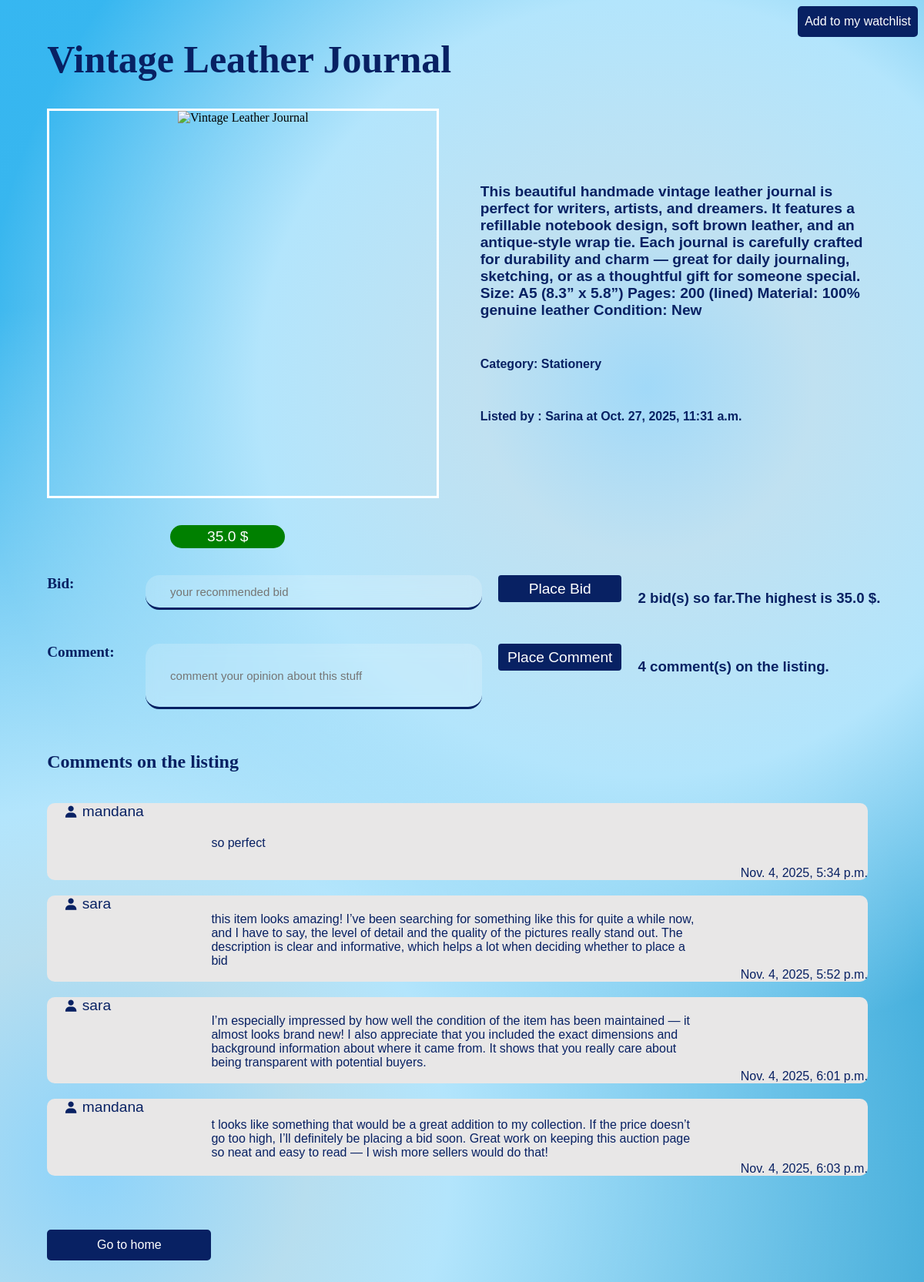
/auctions/6/Vintage Leather Journal, run on the app's committed database.
### auctions/models.py (models this page shows, shortened)
class List_Auctions(models.Model):
    user = models.ForeignKey(User, on_delete=models.CASCADE, related_name='List_Auctions')
    title = models.CharField(max_length=100)
    description = models.TextField()
    start_bid = models.FloatField()
    number_of_bids = models.IntegerField(default=0)
    photo = models.URLField(max_length=500, blank=True, null=True)
    photo_file = models.ImageField(upload_to='auction_photos/', blank=True, null=True)
    category = models.CharField(max_length=100, blank=True, null=True)
    winner = models.ForeignKey(User, on_delete=models.SET_NULL, blank=True, null=True)
    start_date = models.DateTimeField()
    end_date = models.DateTimeField(blank=True, null=True)
    active = models.BooleanField(default=True)

class User(AbstractUser):
    pass

class Comment(models.Model):
    user = models.ForeignKey(User, on_delete=models.SET_NULL, related_name='Comments', null=True, blank=True)
    author_name = models.CharField(max_length=100)
    auction = models.ForeignKey(List_Auctions, on_delete=models.CASCADE, related_name='Comments', blank=True, null=True)
    text = models.TextField()
    written_at = models.DateTimeField()

### auctions/views.py (the view)
# urls.py: path("auctions/<int:auction_id>/<str:auction_title>", views.show_auctions, name="show_auctions"),
def show_auctions(request, auction_id, auction_title):
    owner_of_auction = False
    in_watchlist_items = False
    requested_auction = List_Auctions.objects.get(pk=auction_id, title=auction_title)
    if request.user.is_authenticated:
        if request.user == requested_auction.user:
            owner_of_auction = True
        watchlist = Watchlist.objects.get(user=request.user)
        if requested_auction.Watchlist_Items.filter(watchlist=watchlist, auction=requested_auction).exists():
            in_watchlist_items = True
    return render(request, 'auctions/auction.html',
                  {"requested_auction": requested_auction,
                   "owner_of_auction": owner_of_auction,
                   "in_watchlist_items": in_watchlist_items})

### auctions/templates/auctions/auction.html (shortened to what this page needs)
{% load static %}
<!DOCTYPE html>
<html lang="en" xmlns="http://www.w3.org/1999/html">
<head>
    <link rel="stylesheet" href="{% static 'auctions/auction_page.css' %}">
    <link href="https://unpkg.com/boxicons@2.1.4/css/boxicons.min.css" rel="stylesheet"/>
</head>
<body>
<form class="watchlist_link_container" action="{% url 'watchlist_add_or_delete' requested_auction.id %}"
      method="POST">
    {% if in_watchlist_items %}
        <input class="watchlist_change" type="submit" value="Remove from my watchlist">
    {% else %}
        <input class="watchlist_change" type="submit" value="Add to my watchlist">
    {% endif %}
</form>
<div class="auction_info">
    <div class="title">{{ requested_auction.title }}</div>
    <div class="photo_and_desc_container">
        <div class="photo"><img src="{{ requested_auction.photo }}" alt="{{ requested_auction.title }}"></div>
        <div class="category_and_description">
            <div class="description">{{ requested_auction.description }}</div>
            {% if requested_auction.category %}
                <div class="category">Category: {{ requested_auction.category }}</div>
            {% endif %}
            <div class="auction_user_and_time">Listed by : {{ requested_auction.user }}
                at {{ requested_auction.start_date }}
            </div>
        </div>
    </div>
    <div class="current_bid"><p class="money">{{ requested_auction.start_bid }} $</p></div>
    {% if requested_auction.active %}
        <div class="auction_bid_and_comment">
            <form class="bid_container" action="{% url 'place_bid' requested_auction.id %}" method="POST">
                <label class="labels_bid_comment" for="bid">Bid: </label>
                <input class="bid" type="number" placeholder="your recommended bid" name="bid">
                <input class="place_button" type="submit" value="Place Bid" name="placing_bid">
                <h3 class="status">{{ requested_auction.number_of_bids }} bid(s) so far.The highest
                    is {{ requested_auction.start_bid }} $. </h3>
            </form>
            <form class="comment_container" action="{% url 'place_comment' requested_auction.id %}" method="POST">
                <label class="labels_bid_comment" for="comment">Comment: </label>
                <input class="comment" type="text" placeholder="comment your opinion about this stuff" name="comment">
                <input class="place_button" type="submit" value="Place Comment" name="placing_comment">
                <h3 class="status"> {{ requested_auction.Comments.count }} comment(s) on the listing. </h3>
            </form>
        </div>
    {% endif %}
    <div class="auction_comments">
        <h2 style="color: #082163">Comments on the listing</h2>
        {% if requested_auction.Comments.all %}
            {% for comment in requested_auction.Comments.all %}
                <div class="each_comment">
                    {% if comment.user %}
                        <div class="comment_author"><i class="bx bxs-user"></i>{{ comment.author_name }}</div>
                    {% else %}
                        <div class="comment_author"><i class="bx bxs-user"></i>Deleted account</div>
                    {% endif %}
                    <div class="comment_text">{{ comment.text }}</div>
                    <div class="comment_time">{{ comment.written_at }}</div>
                </div>
            {% endfor %}
        {% else %}
            <div class="each_comment no_comment">No comment</div>
        {% endif %}
    </div>
    <a class="go_to_home_link" href="{% url 'index' %}">Go to home</a>
</div>
</body>
</html>

### data on the page
List_Auctions: title "Vintage Leather Journal", description "This beautiful handmade vintage leather journal is perfect for writers, artists, and dreamers. It features a refillable notebook design, soft brown leather, and an antique-style wrap tie. Each journal is carefully crafted for durability and charm — great for daily journaling, sketching, or as a thoughtful gift for someone special. Size: A5 (8.3” x 5.8”) Pages: 200 (lined) Material: 100% genuine leather Condition: New", category "Stationery", user "Sarina", start_date "Oct. 27, 2025, 11:31 a.m.", start_bid "35.0", number_of_bids "2", Comments.count "4"
Comment: author_name "mandana", text "so perfect", written_at "Nov. 4, 2025, 5:34 p.m."
Comment: author_name "sara", text "this item looks amazing! I’ve been searching for something like this for quite a while now, and I have to say, the level of detail and the quality of the pictures really stand out. The description is clear and informative, which helps a lot when deciding whether to place a bid", written_at "Nov. 4, 2025, 5:52 p.m."
Comment: author_name "sara", text "I’m especially impressed by how well the condition of the item has been maintained — it almost looks brand new! I also appreciate that you included the exact dimensions and background information about where it came from. It shows that you really care about being transparent with potential buyers.", written_at "Nov. 4, 2025, 6:01 p.m."
Comment: author_name "mandana", text "t looks like something that would be a great addition to my collection. If the price doesn’t go too high, I’ll definitely be placing a bid soon. Great work on keeping this auction page so neat and easy to read — I wish more sellers would do that!", written_at "Nov. 4, 2025, 6:03 p.m."
